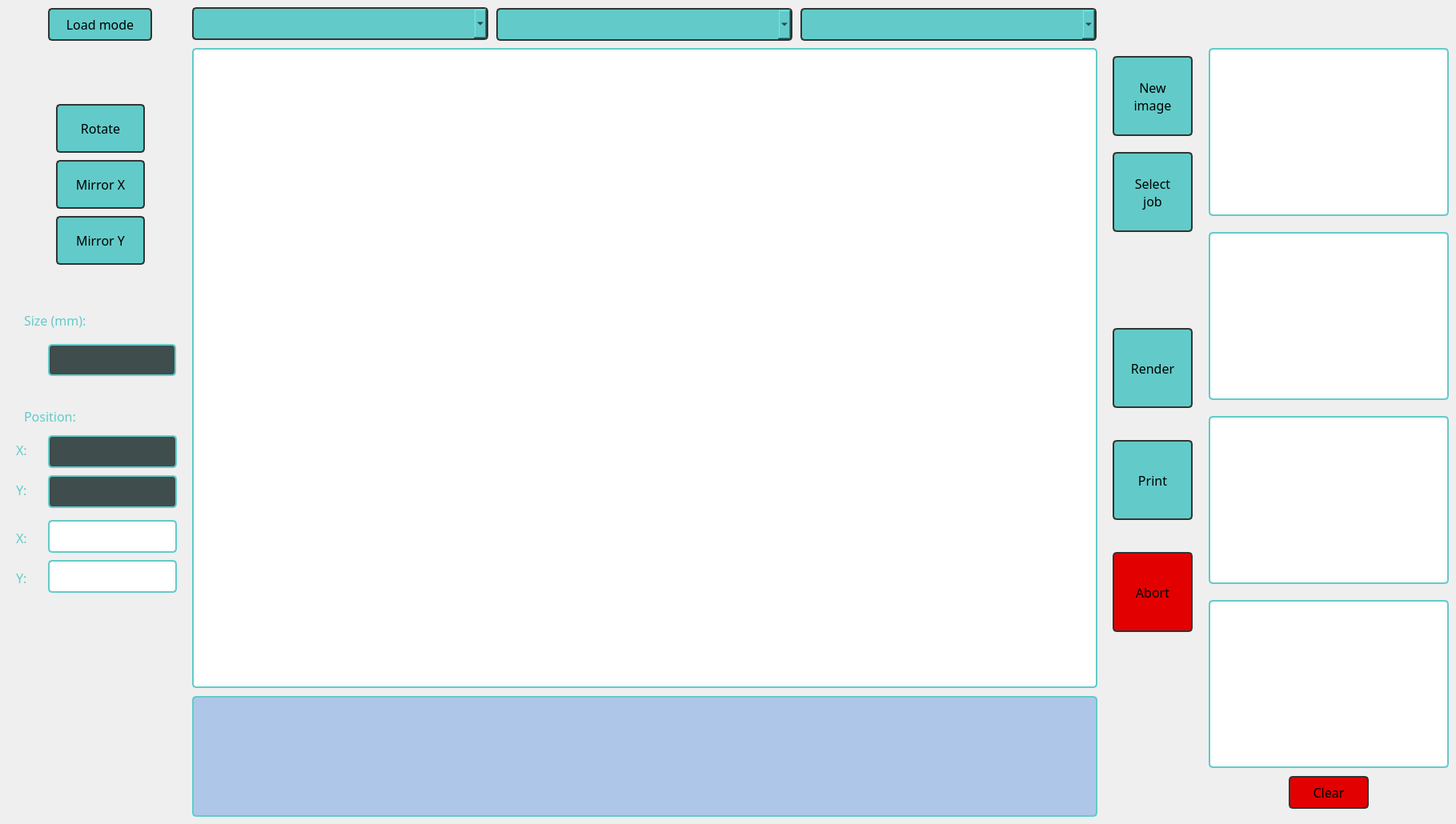
    <widget class="QWidget" name="print_server">
     <widget class="QLabel" name="label_28">
      <property name="geometry">
       <rect>
        <x>20</x>
        <y>710</y>
        <width>25</width>
        <height>25</height>
       </rect>
      </property>
      <property name="styleSheet">
       <string notr="true">color: #62CBC9;;
	font-size: 16px;
	font-family: nunito;</string>
      </property>
      <property name="text">
       <string>Y:</string>
      </property>
     </widget>
     <widget class="QLabel" name="label_29">
      <property name="geometry">
       <rect>
        <x>20</x>
        <y>660</y>
        <width>25</width>
        <height>25</height>
       </rect>
      </property>
      <property name="styleSheet">
       <string notr="true">color: #62CBC9;;
	font-size: 16px;
	font-family: nunito;</string>
      </property>
      <property name="text">
       <string>X:</string>
      </property>
     </widget>
     <widget class="QLabel" name="lblCoordsText">
      <property name="geometry">
       <rect>
        <x>30</x>
        <y>510</y>
        <width>130</width>
        <height>20</height>
       </rect>
      </property>
      <property name="styleSheet">
       <string notr="true">color: #62CBC9;;
	font-size: 16px;
	font-family: nunito;</string>
      </property>
      <property name="text">
       <string>Position:</string>
      </property>
     </widget>
     <widget class="QPushButton" name="btnMirrorY">
      <property name="geometry">
       <rect>
        <x>70</x>
        <y>270</y>
        <width>111</width>
        <height>61</height>
       </rect>
      </property>
      <property name="styleSheet">
       <string notr="true">QPushButton {
    background-color: #62CBC9;
    border: 2px solid #333333;
    border-radius: 5px;
    padding: 10px;
	font-size: 16px;
	font-family: nunito;
}
QPushButton:hover {
    background-color: rgb(170, 255, 255);
}
QPushButton:pressed {
    background-color: rgb(206, 255, 252);
}</string>
      </property>
      <property name="text">
       <string>Mirror Y</string>
      </property>
     </widget>
     <widget class="QComboBox" name="systemode">
      <property name="geometry">
       <rect>
        <x>240</x>
        <y>9</y>
        <width>370</width>
        <height>41</height>
       </rect>
      </property>
      <property name="styleSheet">
       <string notr="true"> background-color: #62CBC9;
    border: 2px solid #333333;
    border-radius: 5px;
    padding: 10px;
	font-size: 16px;
	font-family: nunito;</string>
      </property>
     </widget>
     <widget class="QLabel" name="rip2">
      <property name="geometry">
       <rect>
        <x>1510</x>
        <y>290</y>
        <width>300</width>
        <height>210</height>
       </rect>
      </property>
      <property name="styleSheet">
       <string notr="true">background-color: rgb(255, 255, 255);
border: 2px solid #62CBC9;
border-radius: 5px;</string>
      </property>
      <property name="text">
       <string/>
      </property>
     </widget>
     <widget class="QLineEdit" name="pos_x_target">
      <property name="geometry">
       <rect>
        <x>60</x>
        <y>650</y>
        <width>161</width>
        <height>41</height>
       </rect>
      </property>
      <property name="styleSheet">
       <string notr="true">background-color: rgb(255, 255, 255);
color: rgb(0, 0, 0);
border: 2px solid #62CBC9;
border-radius: 5px;
padding: 10px;
font-size: 20px;
font-family: nunito;</string>
      </property>
     </widget>
     <widget class="QPushButton" name="btnPrint">
      <property name="geometry">
       <rect>
        <x>1390</x>
        <y>550</y>
        <width>100</width>
        <height>100</height>
       </rect>
      </property>
      <property name="styleSheet">
       <string notr="true">QPushButton {
    background-color: #62CBC9;
    border: 2px solid #333333;
    border-radius: 5px;
    padding: 10px;
	font-size: 16px;
	font-family: nunito;
}
QPushButton:hover {
    background-color: rgb(170, 255, 255);
}
QPushButton:pressed {
    background-color: rgb(206, 255, 252);
}</string>
      </property>
      <property name="text">
       <string>Print</string>
      </property>
     </widget>
     <widget class="QLabel" name="label_30">
      <property name="geometry">
       <rect>
        <x>20</x>
        <y>550</y>
        <width>25</width>
        <height>25</height>
       </rect>
      </property>
      <property name="styleSheet">
       <string notr="true">color: #62CBC9;;
	font-size: 16px;
	font-family: nunito;</string>
      </property>
      <property name="text">
       <string>X:</string>
      </property>
     </widget>
     <widget class="QPushButton" name="btnSelect">
      <property name="geometry">
       <rect>
        <x>1390</x>
        <y>190</y>
        <width>100</width>
        <height>100</height>
       </rect>
      </property>
      <property name="font">
       <font>
        <family>nunito</family>
        <pointsize>-1</pointsize>
       </font>
      </property>
      <property name="styleSheet">
       <string notr="true">QPushButton {
    background-color: #62CBC9;
    border: 2px solid #333333;
    border-radius: 5px;
    padding: 10px;
	font-size: 16px;
	font-family: nunito;
}
QPushButton:hover {
    background-color: rgb(170, 255, 255);
}
QPushButton:pressed {
    background-color: rgb(206, 255, 252);
}</string>
      </property>
      <property name="text">
       <string>Select
job</string>
      </property>
     </widget>
     <widget class="QPushButton" name="btn_clear">
      <property name="geometry">
       <rect>
        <x>1610</x>
        <y>970</y>
        <width>100</width>
        <height>41</height>
       </rect>
      </property>
      <property name="styleSheet">
       <string notr="true">QPushButton {
	background-color: rgb(227, 0, 0);
	border: 2px solid #333333;
	border-radius: 5px;
	padding: 10px;
	font-size: 16px;
	font-family: nunito;
}
QPushButton:hover {
	background-color: rgb(255, 0, 0)
}
QPushButton:pressed {rgb(229, 13, 35)
}</string>
      </property>
      <property name="text">
       <string>Clear</string>
      </property>
     </widget>
     <widget class="QLabel" name="labelImage">
      <property name="geometry">
       <rect>
        <x>240</x>
        <y>60</y>
        <width>1131</width>
        <height>800</height>
       </rect>
      </property>
      <property name="autoFillBackground">
       <bool>false</bool>
      </property>
      <property name="styleSheet">
       <string notr="true">background-color: white;
border: 2px solid #62CBC9;
border-radius: 5px;</string>
      </property>
      <property name="text">
       <string/>
      </property>
      <property name="scaledContents">
       <bool>false</bool>
      </property>
     </widget>
     <widget class="QLabel" name="rip4">
      <property name="geometry">
       <rect>
        <x>1510</x>
        <y>750</y>
        <width>300</width>
        <height>210</height>
       </rect>
      </property>
      <property name="styleSheet">
       <string notr="true">background-color: rgb(255, 255, 255);
border: 2px solid #62CBC9;
border-radius: 5px;</string>
      </property>
      <property name="text">
       <string/>
      </property>
     </widget>
     <widget class="QPushButton" name="btnRotate">
      <property name="geometry">
       <rect>
        <x>70</x>
        <y>130</y>
        <width>111</width>
        <height>61</height>
       </rect>
      </property>
      <property name="styleSheet">
       <string notr="true">QPushButton {
    background-color: #62CBC9;
    border: 2px solid #333333;
    border-radius: 5px;
    padding: 10px;
	font-size: 16px;
	font-family: nunito;
}
QPushButton:hover {
    background-color: rgb(170, 255, 255);
}
QPushButton:pressed {
    background-color: rgb(206, 255, 252);
}</string>
      </property>
      <property name="text">
       <string>Rotate</string>
      </property>
     </widget>
     <widget class="QLineEdit" name="pos_y_target">
      <property name="geometry">
       <rect>
        <x>60</x>
        <y>700</y>
        <width>161</width>
        <height>41</height>
       </rect>
      </property>
      <property name="styleSheet">
       <string notr="true">background-color: rgb(255, 255, 255);
color: rgb(0, 0, 0);
border: 2px solid #62CBC9;
border-radius: 5px;
padding: 10px;
font-size: 20px;
font-family: nunito;</string>
      </property>
     </widget>
     <widget class="QLabel" name="rip1">
      <property name="geometry">
       <rect>
        <x>1510</x>
        <y>60</y>
        <width>300</width>
        <height>210</height>
       </rect>
      </property>
      <property name="styleSheet">
       <string notr="true">background-color: rgb(255, 255, 255);
border: 2px solid #62CBC9;
border-radius: 5px;</string>
      </property>
      <property name="text">
       <string/>
      </property>
     </widget>
     <widget class="QLabel" name="lblSizeValue">
      <property name="geometry">
       <rect>
        <x>60</x>
        <y>430</y>
        <width>160</width>
        <height>40</height>
       </rect>
      </property>
      <property name="styleSheet">
       <string notr="true">  background-color: #3F4D4C;
color: #62CBC9;
    border: 2px solid #62CBC9;
    border-radius: 5px;
    padding: 10px;
	font-size: 16px;
	font-family: nunito;</string>
      </property>
      <property name="text">
       <string/>
      </property>
     </widget>
     <widget class="QLabel" name="rip3">
      <property name="geometry">
       <rect>
        <x>1510</x>
        <y>520</y>
        <width>300</width>
        <height>210</height>
       </rect>
      </property>
      <property name="styleSheet">
       <string notr="true">background-color: rgb(255, 255, 255);
border: 2px solid #62CBC9;
border-radius: 5px;</string>
      </property>
      <property name="text">
       <string/>
      </property>
     </widget>
     <widget class="QLabel" name="pos_x_real">
      <property name="geometry">
       <rect>
        <x>60</x>
        <y>544</y>
        <width>161</width>
        <height>41</height>
       </rect>
      </property>
      <property name="styleSheet">
       <string notr="true">  background-color: #3F4D4C;
color: #62CBC9;
    border: 2px solid #62CBC9;
    border-radius: 5px;
    padding: 10px;
	font-size: 20px;
	font-family: nunito;</string>
      </property>
      <property name="text">
       <string/>
      </property>
     </widget>
     <widget class="QPushButton" name="btnUpdateMode">
      <property name="geometry">
       <rect>
        <x>60</x>
        <y>10</y>
        <width>130</width>
        <height>41</height>
       </rect>
      </property>
      <property name="styleSheet">
       <string notr="true">QPushButton {
    background-color: #62CBC9;
    border: 2px solid #333333;
    border-radius: 5px;
    padding: 10px;
	font-size: 16px;
	font-family: nunito;
}
QPushButton:hover {
    background-color: rgb(170, 255, 255);
}
QPushButton:pressed {
    background-color: rgb(206, 255, 252);
}</string>
      </property>
      <property name="text">
       <string>Load mode</string>
      </property>
     </widget>
     <widget class="QPushButton" name="btnNewjob">
      <property name="geometry">
       <rect>
        <x>1390</x>
        <y>70</y>
        <width>100</width>
        <height>100</height>
       </rect>
      </property>
      <property name="styleSheet">
       <string notr="true">QPushButton {
    background-color: #62CBC9;
    border: 2px solid #333333;
    border-radius: 5px;
    padding: 10px;
	font-size: 16px;
	font-family: nunito;
}
QPushButton:hover {
    background-color: rgb(170, 255, 255);
}
QPushButton:pressed {
    background-color: rgb(206, 255, 252);
}</string>
      </property>
      <property name="text">
       <string>New
image</string>
      </property>
     </widget>
     <widget class="QPushButton" name="btnRip">
      <property name="geometry">
       <rect>
        <x>1390</x>
        <y>410</y>
        <width>100</width>
        <height>100</height>
       </rect>
      </property>
      <property name="styleSheet">
       <string notr="true">QPushButton {
    background-color: #62CBC9;
    border: 2px solid #333333;
    border-radius: 5px;
    padding: 10px;
	font-size: 16px;
	font-family: nunito;
}
QPushButton:hover {
    background-color: rgb(170, 255, 255);
}
QPushButton:pressed {
    background-color: rgb(206, 255, 252);
}</string>
      </property>
      <property name="text">
       <string>Render</string>
      </property>
     </widget>
     <widget class="QTextEdit" name="txtMessage">
      <property name="geometry">
       <rect>
        <x>240</x>
        <y>870</y>
        <width>1131</width>
        <height>151</height>
       </rect>
      </property>
      <property name="styleSheet">
       <string notr="true">background-color: rgb(174, 199, 232);
color: rgb(0, 0, 0);
border: 2px solid #62CBC9;
border-radius: 5px;</string>
      </property>
      <property name="readOnly">
       <bool>true</bool>
      </property>
     </widget>
     <widget class="QLabel" name="pos_y_real">
      <property name="geometry">
       <rect>
        <x>60</x>
        <y>594</y>
        <width>161</width>
        <height>41</height>
       </rect>
      </property>
      <property name="styleSheet">
       <string notr="true">  background-color: #3F4D4C;
color: #62CBC9;
    border: 2px solid #62CBC9;
    border-radius: 5px;
    padding: 10px;
	font-size: 20px;
	font-family: nunito;</string>
      </property>
      <property name="text">
       <string/>
      </property>
     </widget>
     <widget class="QPushButton" name="btnMirrorX">
      <property name="geometry">
       <rect>
        <x>70</x>
        <y>200</y>
        <width>111</width>
        <height>61</height>
       </rect>
      </property>
      <property name="styleSheet">
       <string notr="true">QPushButton {
    background-color: #62CBC9;
    border: 2px solid #333333;
    border-radius: 5px;
    padding: 10px;
	font-size: 16px;
	font-family: nunito;
}
QPushButton:hover {
    background-color: rgb(170, 255, 255);
}
QPushButton:pressed {
    background-color: rgb(206, 255, 252);
}</string>
      </property>
      <property name="text">
       <string>Mirror X</string>
      </property>
     </widget>
     <widget class="QLabel" name="lblSizeText">
      <property name="geometry">
       <rect>
        <x>30</x>
        <y>390</y>
        <width>81</width>
        <height>20</height>
       </rect>
      </property>
      <property name="styleSheet">
       <string notr="true">color: #62CBC9;;
	font-size: 16px;
	font-family: nunito;</string>
      </property>
      <property name="text">
       <string>Size (mm):</string>
      </property>
     </widget>
     <widget class="QLabel" name="label_31">
      <property name="geometry">
       <rect>
        <x>20</x>
        <y>600</y>
        <width>25</width>
        <height>25</height>
       </rect>
      </property>
      <property name="styleSheet">
       <string notr="true">color: #62CBC9;;
	font-size: 16px;
	font-family: nunito;</string>
      </property>
      <property name="text">
       <string>Y:</string>
      </property>
     </widget>
     <widget class="QPushButton" name="btnAbort">
      <property name="geometry">
       <rect>
        <x>1390</x>
        <y>690</y>
        <width>100</width>
        <height>100</height>
       </rect>
      </property>
      <property name="styleSheet">
       <string notr="true">QPushButton {
    background-color: rgb(227, 0, 0);
    border: 2px solid #333333;
    border-radius: 5px;
    padding: 10px;
	font-size: 16px;
	font-family: nunito;
}
QPushButton:hover {
    background-color: rgb(170, 255, 255);
}
QPushButton:pressed {
    background-color: rgb(206, 255, 252);
}</string>
      </property>
      <property name="text">
       <string>Abort</string>
      </property>
     </widget>
     <widget class="QComboBox" name="systemode_epson">
      <property name="geometry">
       <rect>
        <x>620</x>
        <y>10</y>
        <width>370</width>
        <height>41</height>
       </rect>
      </property>
      <property name="styleSheet">
       <string notr="true"> background-color: #62CBC9;
    border: 2px solid #333333;
    border-radius: 5px;
    padding: 10px;
	font-size: 16px;
	font-family: nunito;</string>
      </property>
     </widget>
     <widget class="QComboBox" name="systemode_aewa">
      <property name="geometry">
       <rect>
        <x>1000</x>
        <y>10</y>
        <width>370</width>
        <height>41</height>
       </rect>
      </property>
      <property name="styleSheet">
       <string notr="true"> background-color: #62CBC9;
    border: 2px solid #333333;
    border-radius: 5px;
    padding: 10px;
	font-size: 16px;
	font-family: nunito;</string>
      </property>
     </widget>
    </widget>
